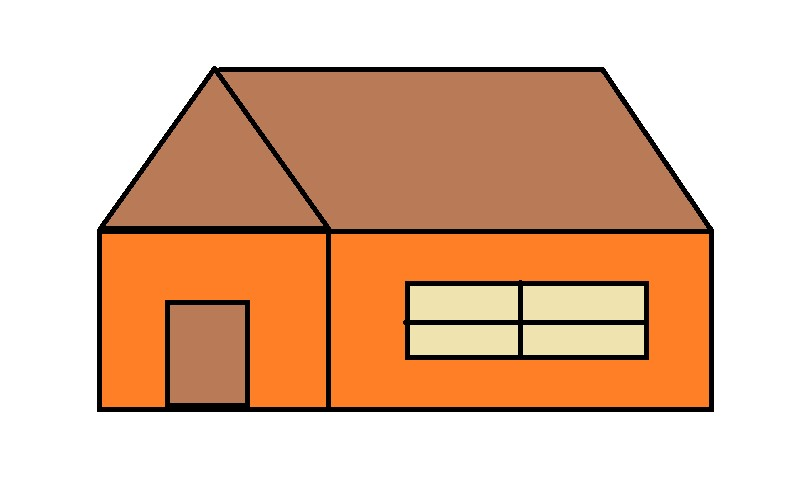
#> input picture Hut.jpg, 785 x 485 px, found by its file name
$ jupyter execute 5_Hit_Mask_Unmask.ipynb
#> lines starting #> are read from the running program, lines starting #| are printed output that depends on the picture
[cell 1]
import cv2
import matplotlib.pyplot as plt
import numpy as np

[cell 2]
img = cv2.imread("hut.jpg",0)
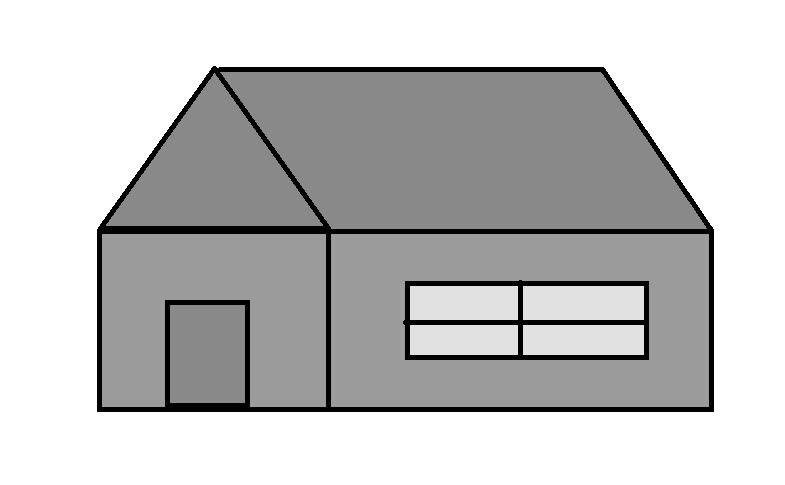
#> img: shape (485, 785); min 0, max 255, mean 194.3
image = cv2.imread("hut.jpg")
#> image is the input picture: shape (485, 785, 3); mean B, G, R 158.6, 185.6, 225.2

[cell 3]
hist = cv2.calcHist([img],[0],None,[256],[0,256])
#> hist = 256 values, max 184509 at index 255, min 0 at index 15, mean 1487.2
histB = cv2.calcHist([image],[0],None,[256],[0,256])
#> histB = 256 values, max 183247 at index 255, min 0 at index 20, mean 1487.2
histG = cv2.calcHist([image],[1],None,[256],[0,256])
#> histG = 256 values, max 183491 at index 255, min 0 at index 13, mean 1487.2
histR = cv2.calcHist([image],[2],None,[256],[0,256])
#> histR = 256 values, max 249263 at index 255, min 0 at index 54, mean 1487.2

[cell 4]
mask = np.zeros(img.shape[:2], np.uint8)
mask[100:300,100:400] = 255

[cell 5]
masked_image = cv2.bitwise_and(img, img, mask=mask)
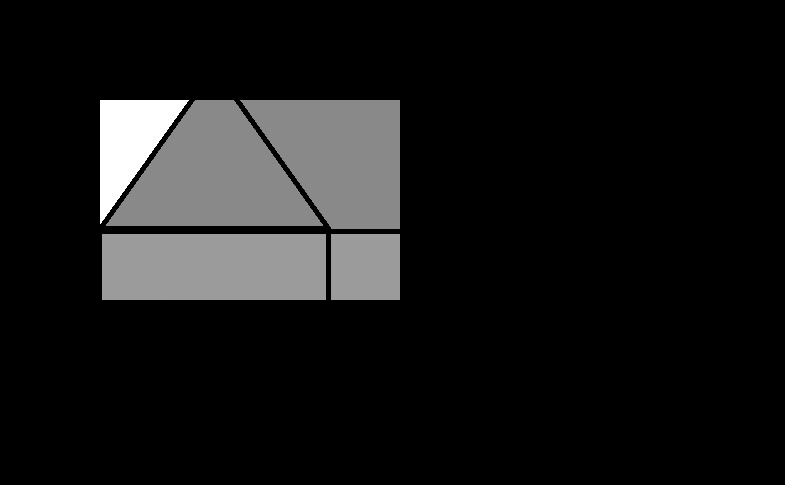
#> masked_image: shape (485, 785); min 0, max 255, mean 22.7
hist_mask = cv2.calcHist([img],[0],mask,[256],[0,256])
#> hist_mask = 256 values, max 28305 at index 137, min 0 at index 15, mean 234.4

[cell 6]
plt.subplot(231), plt.imshow(img, cmap='gray'), plt.title("Original")
plt.subplot(232), plt.imshow(mask, cmap='gray'), plt.title("Mask")
plt.subplot(233), plt.imshow(masked_image, cmap='gray'), plt.title("Masked Image")
plt.subplot(234), plt.plot(hist), plt.title("Without Mask")
plt.subplot(236), plt.plot(hist_mask), plt.title("With Mask")
plt.show()
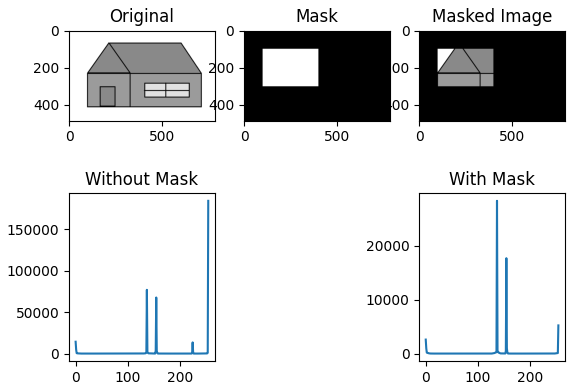
#> figure drawn by matplotlib, 5 panels; panel 4: curve peaks at x = 255, y = 184509; panel 5: curve peaks at x = 137, y = 28305

[cell 7]
plt.title("Histogram of all RGB colors")
plt.plot(histR, color="Red")
plt.plot(histG, color="Green")
plt.plot(histB, color="Blue")
plt.show()
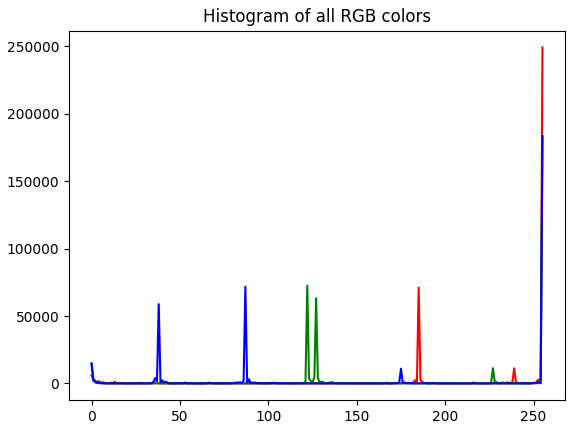
#> figure drawn by matplotlib, 1 panel; curve peaks at x = 255, y = 249263; curve peaks at x = 255, y = 183491; curve peaks at x = 255, y = 183247
